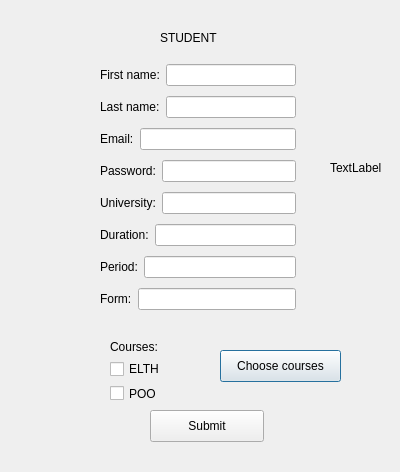
<?xml version="1.0" encoding="UTF-8"?>
<ui version="4.0">
 <class>MenuStudent</class>
 <widget class="QDialog" name="MenuStudent">
  <property name="geometry">
   <rect>
    <x>0</x>
    <y>0</y>
    <width>400</width>
    <height>472</height>
   </rect>
  </property>
  <property name="windowTitle">
   <string>Dialog</string>
  </property>
  <widget class="QLabel" name="label">
   <property name="geometry">
    <rect>
     <x>160</x>
     <y>30</y>
     <width>59</width>
     <height>16</height>
    </rect>
   </property>
   <property name="text">
    <string>STUDENT</string>
   </property>
  </widget>
  <widget class="QPushButton" name="coursesButton">
   <property name="geometry">
    <rect>
     <x>220</x>
     <y>350</y>
     <width>121</width>
     <height>32</height>
    </rect>
   </property>
   <property name="text">
    <string>Choose courses</string>
   </property>
  </widget>
  <widget class="QPushButton" name="submitButton">
   <property name="geometry">
    <rect>
     <x>150</x>
     <y>410</y>
     <width>114</width>
     <height>32</height>
    </rect>
   </property>
   <property name="text">
    <string>Submit</string>
   </property>
  </widget>
  <widget class="QWidget" name="layoutWidget">
   <property name="geometry">
    <rect>
     <x>100</x>
     <y>60</y>
     <width>196</width>
     <height>256</height>
    </rect>
   </property>
   <layout class="QVBoxLayout" name="verticalLayout">
    <item>
     <layout class="QHBoxLayout" name="horizontalLayout">
      <item>
       <widget class="QLabel" name="label_2">
        <property name="text">
         <string>First name:</string>
        </property>
       </widget>
      </item>
      <item>
       <widget class="QLineEdit" name="lineEdit_firstName"/>
      </item>
     </layout>
    </item>
    <item>
     <layout class="QHBoxLayout" name="horizontalLayout_2">
      <item>
       <widget class="QLabel" name="label_5">
        <property name="text">
         <string>Last name:</string>
        </property>
       </widget>
      </item>
      <item>
       <widget class="QLineEdit" name="lineEdit_lastName"/>
      </item>
     </layout>
    </item>
    <item>
     <layout class="QHBoxLayout" name="horizontalLayout_3">
      <item>
       <widget class="QLabel" name="label_6">
        <property name="text">
         <string>Email:</string>
        </property>
       </widget>
      </item>
      <item>
       <widget class="QLineEdit" name="lineEdit_email"/>
      </item>
     </layout>
    </item>
    <item>
     <layout class="QHBoxLayout" name="horizontalLayout_4">
      <item>
       <widget class="QLabel" name="label_7">
        <property name="text">
         <string>Password:</string>
        </property>
       </widget>
      </item>
      <item>
       <widget class="QLineEdit" name="lineEdit_password"/>
      </item>
     </layout>
    </item>
    <item>
     <layout class="QHBoxLayout" name="horizontalLayout_5">
      <item>
       <widget class="QLabel" name="label_8">
        <property name="text">
         <string>University:</string>
        </property>
       </widget>
      </item>
      <item>
       <widget class="QLineEdit" name="lineEdit_university"/>
      </item>
     </layout>
    </item>
    <item>
     <layout class="QHBoxLayout" name="horizontalLayout_6">
      <item>
       <widget class="QLabel" name="label_9">
        <property name="text">
         <string>Duration:</string>
        </property>
       </widget>
      </item>
      <item>
       <widget class="QLineEdit" name="lineEdit_duration"/>
      </item>
     </layout>
    </item>
    <item>
     <layout class="QHBoxLayout" name="horizontalLayout_7">
      <item>
       <widget class="QLabel" name="label_4">
        <property name="text">
         <string>Period:</string>
        </property>
       </widget>
      </item>
      <item>
       <widget class="QLineEdit" name="lineEdit_period"/>
      </item>
     </layout>
    </item>
    <item>
     <layout class="QHBoxLayout" name="horizontalLayout_8">
      <item>
       <widget class="QLabel" name="label_3">
        <property name="text">
         <string>Form:</string>
        </property>
       </widget>
      </item>
      <item>
       <widget class="QLineEdit" name="lineEdit_form"/>
      </item>
     </layout>
    </item>
   </layout>
  </widget>
  <widget class="QWidget" name="layoutWidget">
   <property name="geometry">
    <rect>
     <x>110</x>
     <y>340</y>
     <width>87</width>
     <height>63</height>
    </rect>
   </property>
   <layout class="QVBoxLayout" name="verticalLayout_2">
    <item>
     <widget class="QLabel" name="label_10">
      <property name="text">
       <string>Courses:</string>
      </property>
     </widget>
    </item>
    <item>
     <widget class="QCheckBox" name="checkBox">
      <property name="text">
       <string>ELTH</string>
      </property>
     </widget>
    </item>
    <item>
     <widget class="QCheckBox" name="checkBox_2">
      <property name="text">
       <string>POO</string>
      </property>
     </widget>
    </item>
   </layout>
  </widget>
  <widget class="QLabel" name="label_11">
   <property name="geometry">
    <rect>
     <x>330</x>
     <y>160</y>
     <width>59</width>
     <height>16</height>
    </rect>
   </property>
   <property name="text">
    <string>TextLabel</string>
   </property>
  </widget>
 </widget>
 <resources/>
 <connections/>
</ui>
